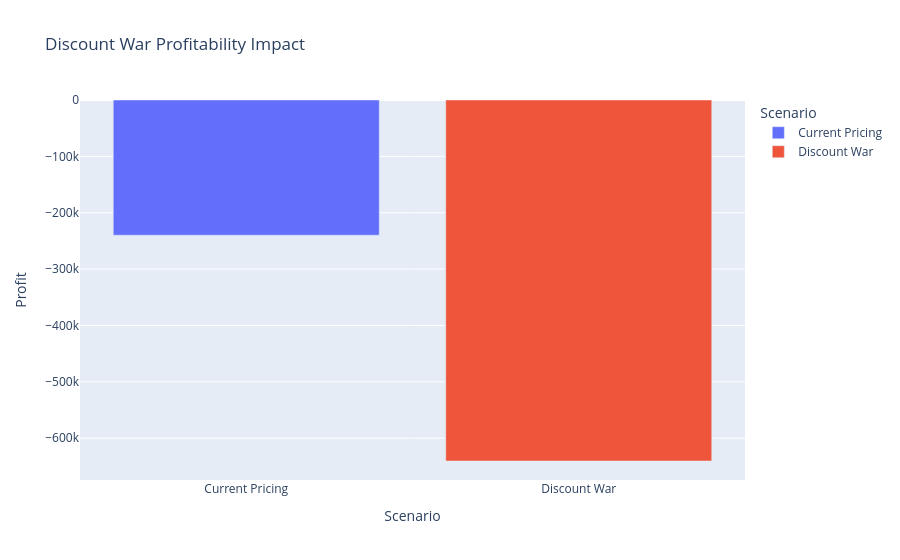

Here is the notebook cell this chart was saved with:
### Code cell
discount_df = pd.DataFrame({

    "Scenario": [
        "Current Pricing",
        "Discount War"
    ],

    "Profit": [
        base_profit,
        discount_impact_profit
    ]
})

fig = px.bar(

    discount_df,

    x="Scenario",

    y="Profit",

    color="Scenario",

    title="Discount War Profitability Impact"

)

fig.show()

### Figure 1 — Plotly figure (JSON) as saved in the notebook; plotly's stock layout.template omitted (floating-point values rounded to 4 significant figures)
{"data": [{"hovertemplate": "Scenario=%{x}<br>Profit=%{y}<extra></extra>", "legendgroup": "Current Pricing", "marker": {"color": "#636efa", "pattern": {"shape": ""}}, "name": "Current Pricing", "orientation": "v", "showlegend": true, "textposition": "auto", "type": "bar", "x": ["Current Pricing"], "xaxis": "x", "y": [-239900.0], "yaxis": "y"}, {"hovertemplate": "Scenario=%{x}<br>Profit=%{y}<extra></extra>", "legendgroup": "Discount War", "marker": {"color": "#EF553B", "pattern": {"shape": ""}}, "name": "Discount War", "orientation": "v", "showlegend": true, "textposition": "auto", "type": "bar", "x": ["Discount War"], "xaxis": "x", "y": [-640400.0], "yaxis": "y"}], "layout": {"barmode": "relative", "legend": {"title": {"text": "Scenario"}, "tracegroupgap": 0}, "title": {"text": "Discount War Profitability Impact"}, "xaxis": {"anchor": "y", "categoryarray": ["Current Pricing", "Discount War"], "categoryorder": "array", "domain": [0, 1], "title": {"text": "Scenario"}}, "yaxis": {"anchor": "x", "domain": [0, 1], "title": {"text": "Profit"}}}}
